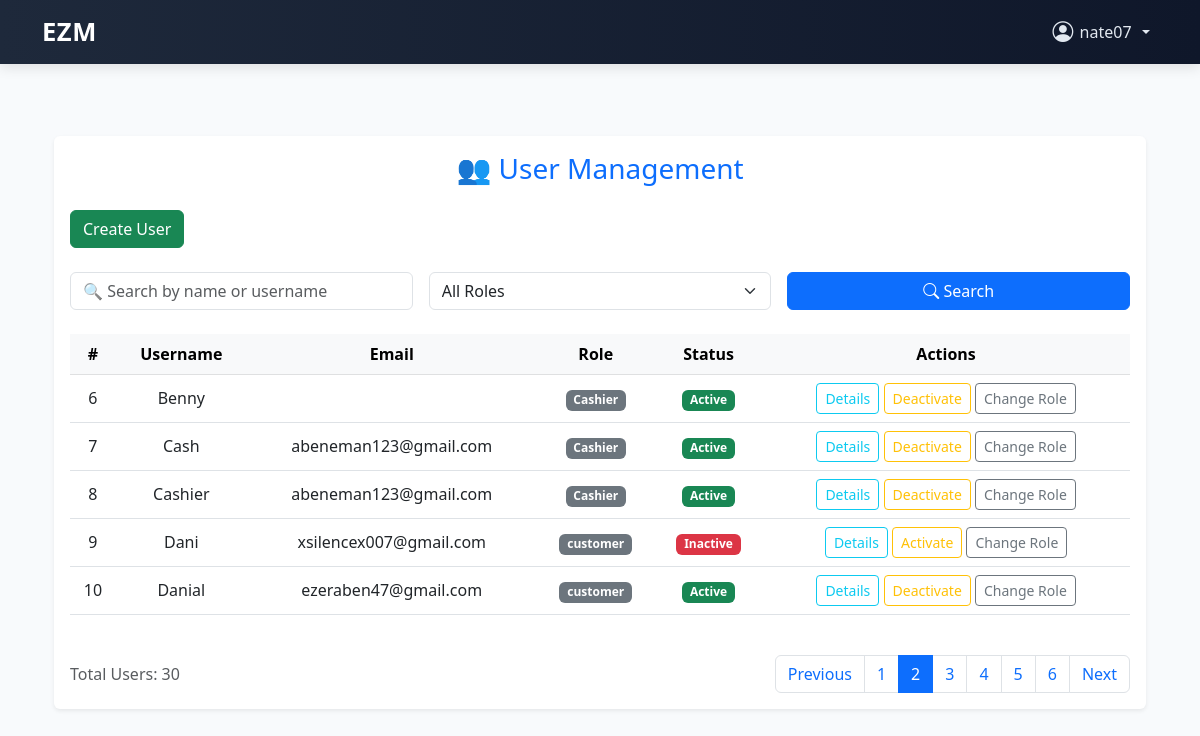
The page /users/admin/manage-users/?page=2&search=&role= (signed in) on the database as committed earlier.
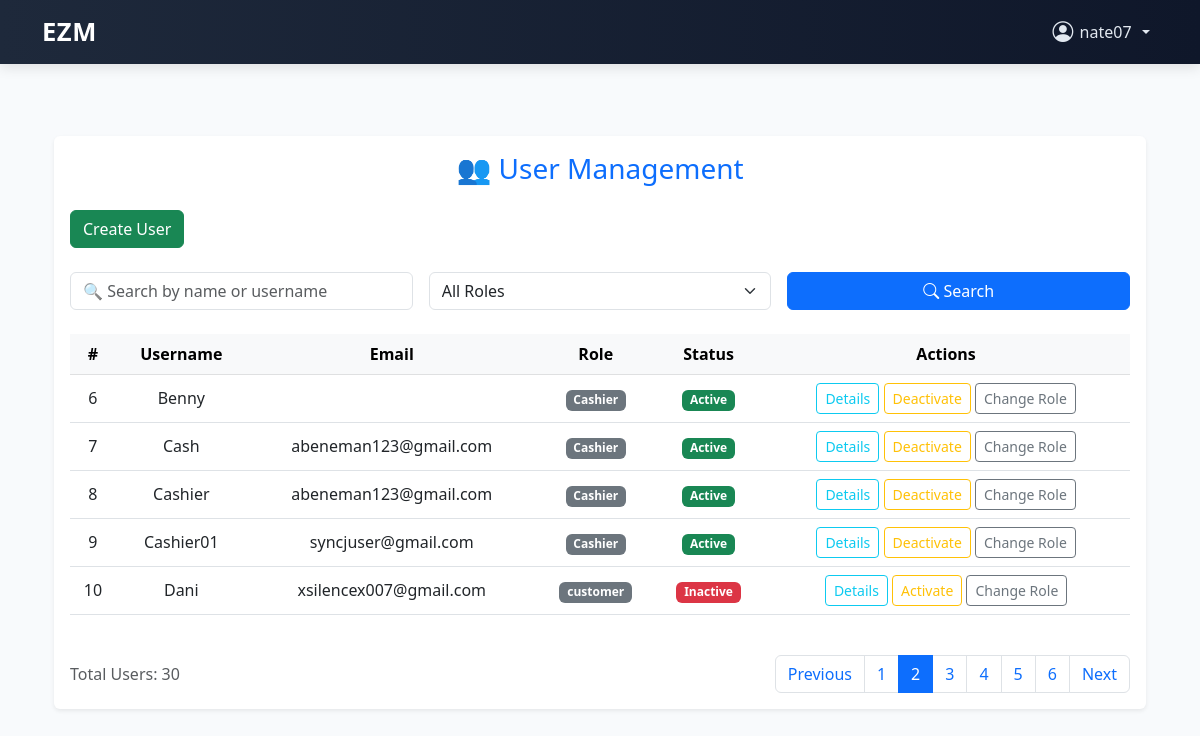
The same page on the database as committed later.
### users/models.py (models this page shows)
class CustomUser(AbstractUser):
    ROLE_CHOICES = [
        ('admin', 'Admin'),
        ('head_manager', 'Head Manager'),
        ('store_manager', 'Store Manager'),
        ('cashier', 'Cashier'),
    ]
    role = models.CharField(max_length=20, choices=ROLE_CHOICES)
    store = models.ForeignKey('store.Store', on_delete=models.SET_NULL, null=True, blank=True) # Add this line
    is_first_login = models.BooleanField(default=True)
    phone_number = models.CharField(max_length=20, blank=True)

### users/views.py (the view)
# urls.py: path('admin/manage-users/', manage_users, name='manage_users'),
@user_passes_test(is_admin)
def manage_users(request):
    search_query = request.GET.get('search', '')
    role_filter = request.GET.get('role', '')
    page_number = request.GET.get('page')
    users = User.objects.all()
    if search_query:
        users = users.filter(
            Q(username__icontains=search_query) |
            Q(first_name__icontains=search_query) |
            Q(last_name__icontains=search_query)
        )
    if role_filter:
        users = users.filter(role=role_filter)
    paginator = Paginator(users.order_by('username'), 5)
    page_obj = paginator.get_page(page_number)
    context = {
        'users': page_obj.object_list,
        'page_obj': page_obj,
        'paginator': paginator,
        'is_paginated': page_obj.has_other_pages(),
        'search_query': search_query,
        'role_filter': role_filter,
        'total_users': users.count(),
        'is_admin': role_filter == 'admin',
        'is_head_manager': role_filter == 'head_manager',
        'is_store_manager': role_filter == 'store_manager',
        'is_cashier': role_filter == 'cashier',
    }
    logger.debug(f"page_obj: {page_obj}")
    logger.debug(f"page_obj.paginator.page_range: {page_obj.paginator.page_range}")
    return render(request, 'admin/manage_users.html', context)

### users/views.py (called while the page is built)
def is_admin(user):
    return user.is_authenticated and user.role == 'admin'

### store/templates/admin/manage_users.html (shortened to what the changed rows need)
{% extends 'base.html' %}
{% block content %}
<div class="container py-5">
  <div class="card shadow-sm border-0">
    <div class="card-body">
      <div class="table-responsive">
        <table class="table table-hover align-middle text-center">
          <thead class="table-light">
            <tr>
              <th>#</th>
              <th>Username</th>
              <th>Email</th>
              <th>Role</th>
              <th>Status</th>
              <th>Actions</th>
            </tr>
          </thead>
          <tbody>
            {% for user in users %}
            <tr>
              <td>{{ forloop.counter0|add:page_obj.start_index }}</td>
              <td>{{ user.username }}</td>
              <td>{{ user.email }}</td>
              <td><span class="badge bg-secondary">{{ user.get_role_display }}</span></td>
              <td>
                {% if user.is_active %}
                <span class="badge bg-success">Active</span>
                {% else %}
                <span class="badge bg-danger">Inactive</span>
                {% endif %}
              </td>
              <td>
                <a href="{% url 'view_user_detail' user.id %}" class="btn btn-outline-info btn-sm">Details</a>
                <a href="{% url 'toggle_user_status' user.id %}" class="btn btn-outline-warning btn-sm"
                  onclick="return confirm('Are you sure you want to {% if user.is_active %}deactivate{% else %}activate{% endif %} this user?');">
                  {% if user.is_active %}Deactivate{% else %}Activate{% endif %}
                </a>
                <a href="{% url 'change_user_role' user.id %}" class="btn btn-outline-secondary btn-sm">Change Role</a>
              </td>
            </tr>
            {% empty %}
            <tr>
              <td colspan="7" class="text-muted">No users found.</td>
            </tr>
            {% endfor %}
          </tbody>
        </table>
      </div>
      <div class="d-flex justify-content-between align-items-center mt-4">
        <nav>
          <ul class="pagination mb-0">
            {% for num in page_obj.paginator.page_range %}
            {% if page_obj.number == num %}
            <li class="page-item active"><span class="page-link">{{num}}</span></li>
            {% else %}
            <li class="page-item">
              <a class="page-link" href="?page={{ num }}&search={{ request.GET.search }}&role={{ request.GET.role }}">
                {{num }}</a>
            </li>
            {% endif %}
            {% endfor %}
          </ul>
        </nav>
      </div>
    </div>
  </div>
</div>
{% endblock %}

Rows that differ between the two databases and show on the page:
no longer on this page (row unchanged): CustomUser: username "Danial", email "ezeraben47@gmail.com", role "customer", is_active "Active"
now on this page (row edited): CustomUser: username "Cashier01", email "syncjuser@gmail.com", role "Cashier", is_active "Active"
